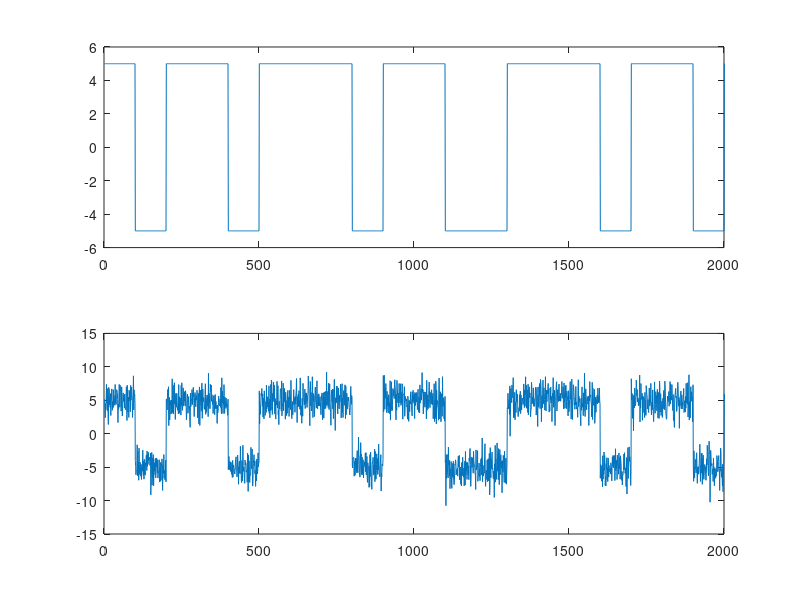

Write MATLAB code to recreate this figure.
close all;
clear all;
clc;

N = 100;            % Fator de superamostragem
M = 2;              % Número de níves de transmissão
A = 5;              % Amplitude máxima
dist_nivel = A*2;   % Distância entre níveis
l = log2(M);        % Quantidade de bits por nível de transmissão
num_simb = 5000;
%No_2 = 0.001;      % Quanto menor, menor será a potência do ruído
SNR = 10;           % Em dB

info_bin = randint(1, num_simb*l);
info_bin = reshape(info_bin, l, num_simb)';

info = bi2de(info_bin, 'left-msb')*dist_nivel-A;

info_up = upsample(info, N); % Adiciona N-1 amostras entre cada amostras de info
filtro = ones(1,N);
info_tx = filter(filtro, 1, info_up); % O filtro define o formato do sinal

% ruido = sqrt(No_2)*randn(length(info_tx), 1);
% info_rx = info_tx + ruido;

info_rx = awgn(info_tx, SNR, 'measured');

figure(1)
subplot(211)
plot(info_tx)
xlim([0 20*N])

subplot(212)
plot(info_rx)
xlim([0 20*N])